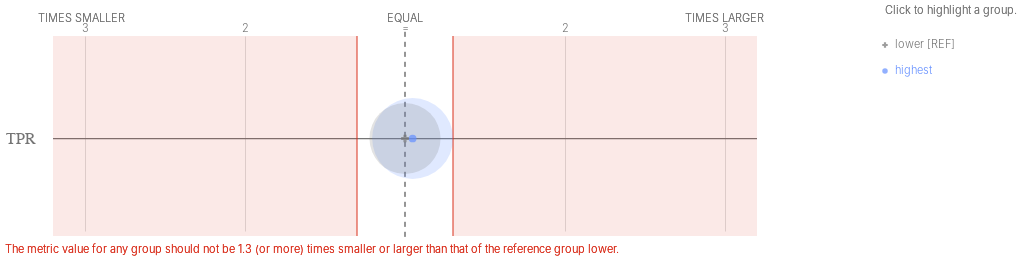

Here is the notebook cell this chart was saved with:
### Code cell
b = Bias()
bdf = b.get_disparity_predefined_groups(xtab, original_df=df, ref_groups_dict={'poverty_level':'lower', 'metro_type':'suburban_rural', 'teacher_sex':'male'})
metrics = ['tpr']
ap.disparities(bdf, metrics, 'poverty_level', fairness_threshold = 1.3)

### Figure 1 — Vega-Lite specification as saved in the notebook (floating-point values rounded to 4 significant figures)
{"config": {"view": {"continuousWidth": 400, "continuousHeight": 300, "strokeWidth": 0}, "axisLeft": {"labelColor": "rgb(117,117,117)", "labelFont": "Helvetica", "labelFontSize": 16}}, "layer": [{"data": {"name": "data-b3bcfd1decd67fb31f95ea5e1bcd9e64"}, "mark": {"type": "rule", "stroke": "rgb(117,117,117)", "strokeWidth": 1.25, "tooltip": ""}, "encoding": {"x": {"type": "quantitative", "field": "x", "scale": {"domain": [-2, 2], "range": [80.0, 720.0]}}, "x2": {"field": "x2"}, "y": {"type": "nominal", "axis": {"domain": false, "labelAngle": 0, "labelPadding": -30, "orient": "left", "ticks": false, "title": ""}, "field": "metric", "scale": {"domain": ["TPR"], "range": [30, 225.0]}}}}, {"data": {"name": "data-79dd248bdaa0ea02c535240e8ad022c8"}, "mark": {"type": "rule", "stroke": "rgb(117,117,117)", "strokeDash": [5, 5], "strokeWidth": 1}, "encoding": {"tooltip": {"value": "lower [REF]"}, "x": {"value": 400.0}, "y": {"value": 20.83}, "y2": {"value": 229.2}}}, {"data": {"name": "data-bf3bbf11504879c3d6556966f4853596"}, "mark": {"type": "text", "align": "center", "color": "rgb(117,117,117)", "font": "Helvetica", "fontSize": 11, "fontWeight": 300, "tooltip": ""}, "encoding": {"text": {"type": "nominal", "field": "label"}, "x": {"type": "quantitative", "field": "value", "scale": {"domain": [-2, 2], "range": [80.0, 720.0]}}, "y": {"value": 17.5}}}, {"layer": [{"mark": {"type": "text", "align": "right", "fill": "rgb(117,117,117)", "font": "Helvetica", "fontSize": 11, "fontWeight": 300, "tooltip": ""}, "encoding": {"text": {"value": "TIMES SMALLER"}, "x": {"value": 120.0}, "y": {"value": 7.5}}}, {"mark": {"type": "text", "align": "left", "fill": "rgb(117,117,117)", "font": "Helvetica", "fontSize": 11, "fontWeight": 300, "tooltip": ""}, "encoding": {"text": {"value": "TIMES LARGER"}, "x": {"value": 680.0}, "y": {"value": 7.5}}}, {"mark": {"type": "text", "align": "center", "fill": "rgb(117,117,117)", "font": "Helvetica", "fontSize": 11, "fontWeight": 300, "tooltip": ""}, "encoding": {"text": {"value": "EQUAL"}, "x": {"value": 400.0}, "y": {"value": 7.5}}}], "data": {"name": "data-79dd248bdaa0ea02c535240e8ad022c8"}}, {"layer": [{"mark": {"type": "rule", "opacity": 0.8, "stroke": "rgb(217, 46, 28)", "strokeWidth": 1.25, "tooltip": ""}, "encoding": {"x": {"type": "quantitative", "field": "min", "scale": {"domain": [-2, 2], "range": [80.0, 720.0]}}, "y": {"value": 25.0}, "y2": {"value": 225.0}}}, {"mark": {"type": "rule", "opacity": 0.8, "stroke": "rgb(217, 46, 28)", "strokeWidth": 1.25, "tooltip": ""}, "encoding": {"x": {"type": "quantitative", "field": "max", "scale": {"domain": [-2, 2], "range": [80.0, 720.0]}}, "y": {"value": 25.0}, "y2": {"value": 225.0}}}, {"layer": [{"mark": {"type": "rect", "fill": "rgb(217, 46, 28)", "opacity": 0.1, "tooltip": ""}, "encoding": {"x": {"type": "quantitative", "field": "min", "scale": {"domain": [-2, 2], "range": [80.0, 720.0]}}, "x2": {"field": "lower_end"}, "y": {"value": 25.0}, "y2": {"value": 225.0}}}, {"mark": {"type": "rect", "fill": "rgb(217, 46, 28)", "opacity": 0.1, "tooltip": ""}, "encoding": {"x": {"type": "quantitative", "field": "max", "scale": {"domain": [-2, 2], "range": [80.0, 720.0]}}, "x2": {"field": "upper_end"}, "y": {"value": 25.0}, "y2": {"value": 225.0}}}]}, {"data": {"name": "data-79dd248bdaa0ea02c535240e8ad022c8"}, "mark": {"type": "text", "align": "left", "baseline": "top", "fill": "rgb(217, 46, 28)", "font": "Helvetica", "fontSize": 11, "fontWeight": 300, "tooltip": ""}, "encoding": {"text": {"value": "The metric value for any group should not be 1.3 (or more) times smaller or larger than that of the reference group lower."}, "x": {"value": 0}, "y": {"value": 233.3}}}], "data": {"name": "data-b643063563633c31a45d634da5f365b2"}}, {"layer": [{"mark": "circle"}, {"data": {"name": "data-6a7d83d1d2268457f1a8ddffdb494fb0"}, "mark": {"type": "circle", "opacity": 0.2}, "encoding": {"color": {"condition": {"type": "nominal", "field": "attribute_value", "legend": null, "scale": {"domain": ["lower", "highest"], "range": ["rgb(117,117,117)", "rgb(100, 143, 255)", "rgb(254, 97, 0)", "rgb(220, 38, 127)", "rgb(255, 176, 0)", "rgb(120, 94, 240)"]}, "selection": "selector013"}, "value": "rgb(224,224,224)"}, "size": {"type": "quantitative", "field": "group_size", "legend": null, "scale": {"domain": [0, 11970.0], "range": [0, 7854.0]}}, "tooltip": [{"type": "nominal", "field": "attribute_value", "title": "Group"}, {"type": "nominal", "field": "tooltip_group_size", "title": "Group Size"}, {"type": "nominal", "field": "tooltip_disparity_explanation_tpr", "title": "Disparity"}, {"type": "quantitative", "field": "tpr", "format": ".2f", "title": "TPR"}], "x": {"type": "quantitative", "axis": {"domain": false, "labels": false, "ticks": false, "title": null, "values": [-2, -1, 1, 2]}, "field": "tpr_disparity_scaled", "scale": {"domain": [-2, 2], "range": [80.0, 720.0]}}, "y": {"type": "nominal", "axis": {"domain": false, "grid": false, "labels": false, "ticks": false, "title": " "}, "field": "metric_variable", "scale": {"domain": ["TPR"], "range": [30, 225.0]}}}, "selection": {"selector015": {"type": "multi", "empty": "all", "fields": ["attribute_value"]}}, "transform": [{"calculate": "'TPR'", "as": "metric_variable"}]}, {"layer": [{"mark": "point"}, {"data": {"name": "data-6a7d83d1d2268457f1a8ddffdb494fb0"}, "mark": {"type": "point", "filled": true, "size": 60}, "encoding": {"color": {"condition": {"type": "nominal", "field": "attribute_value", "legend": null, "scale": {"domain": ["lower", "highest"], "range": ["rgb(117,117,117)", "rgb(100, 143, 255)", "rgb(254, 97, 0)", "rgb(220, 38, 127)", "rgb(255, 176, 0)", "rgb(120, 94, 240)"]}, "selection": "selector013"}, "value": "rgb(224,224,224)"}, "shape": {"type": "nominal", "field": "attribute_value", "legend": null, "scale": {"domain": ["lower", "highest"], "range": ["cross", "circle"]}}, "tooltip": [{"type": "nominal", "field": "attribute_value", "title": "Group"}, {"type": "nominal", "field": "tooltip_group_size", "title": "Group Size"}, {"type": "nominal", "field": "tooltip_disparity_explanation_tpr", "title": "Disparity"}, {"type": "quantitative", "field": "tpr", "format": ".2f", "title": "TPR"}], "x": {"type": "quantitative", "axis": {"domain": false, "labels": false, "ticks": false, "title": null, "values": [-2, -1, 1, 2]}, "field": "tpr_disparity_scaled", "scale": {"domain": [-2, 2], "range": [80.0, 720.0]}}, "y": {"type": "nominal", "axis": {"domain": false, "grid": false, "labels": false, "ticks": false, "title": " "}, "field": "metric_variable", "scale": {"domain": ["TPR"], "range": [30, 225.0]}}}, "selection": {"selector014": {"type": "multi", "empty": "all", "fields": ["attribute_value"]}}, "transform": [{"calculate": "'TPR'", "as": "metric_variable"}]}]}]}, {"layer": [{"mark": {"type": "point", "filled": true, "tooltip": ""}, "encoding": {"color": {"condition": {"type": "nominal", "field": "attribute_value", "legend": null, "scale": {"domain": ["lower", "highest"], "range": ["rgb(117,117,117)", "rgb(100, 143, 255)", "rgb(254, 97, 0)", "rgb(220, 38, 127)", "rgb(255, 176, 0)", "rgb(120, 94, 240)"]}, "selection": "selector013"}, "value": "rgb(224,224,224)"}, "shape": {"type": "nominal", "field": "attribute_value", "legend": null, "scale": {"domain": ["lower", "highest"], "range": ["cross", "circle"]}}, "x": {"value": 880.0}, "y": {"type": "nominal", "axis": {"domain": false, "grid": false, "labels": false, "ticks": false, "title": " "}, "field": "attribute_value", "scale": {"domain": ["lower", "highest"], "range": [21, 73]}}}, "selection": {"selector013": {"type": "multi", "empty": "all", "fields": ["attribute_value"]}}}, {"mark": {"type": "text", "align": "left", "baseline": "middle", "font": "Helvetica", "fontSize": 11, "fontWeight": 300, "tooltip": ""}, "encoding": {"color": {"condition": {"type": "nominal", "field": "attribute_value", "legend": null, "scale": {"domain": ["lower", "highest"], "range": ["rgb(117,117,117)", "rgb(100, 143, 255)", "rgb(254, 97, 0)", "rgb(220, 38, 127)", "rgb(255, 176, 0)", "rgb(120, 94, 240)"]}, "selection": "selector013"}, "value": "rgb(224,224,224)"}, "text": {"type": "nominal", "field": "label"}, "x": {"value": 890.0}, "y": {"type": "nominal", "axis": {"domain": false, "grid": false, "labels": false, "ticks": false, "title": " "}, "field": "attribute_value", "scale": {"domain": ["lower", "highest"], "range": [21, 73]}}}, "selection": {"selector016": {"type": "multi", "empty": "all", "fields": ["attribute_value"]}}}, {"data": {"name": "data-79dd248bdaa0ea02c535240e8ad022c8"}, "mark": {"type": "text", "align": "left", "baseline": "middle", "color": "rgb(117,117,117)", "font": "Helvetica", "fontSize": 11, "fontWeight": 300, "tooltip": ""}, "encoding": {"text": {"value": "Click to highlight a group."}, "x": {"value": 880.0}, "y": {"value": 0}}}], "data": {"name": "data-a5ebce136adcce28635ff1807ca7d132"}}], "height": 250, "resolve": {"scale": {"size": "independent", "y": "independent"}}, "width": 800, "$schema": "https://vega.github.io/schema/vega-lite/v4.8.1.json", "datasets": {"data-b3bcfd1decd67fb31f95ea5e1bcd9e64": [{"metric": "TPR", "x": -2.2, "x2": 2.2}], "data-79dd248bdaa0ea02c535240e8ad022c8": [{"a": 1, "b": 0}, {"a": 1, "b": 0}], "data-bf3bbf11504879c3d6556966f4853596": [{"value": -2, "label": 3}, {"value": -1, "label": 2}, {"value": 0, "label": "="}, {"value": 1, "label": 2}, {"value": 2, "label": 3}], "data-b643063563633c31a45d634da5f365b2": [{"min": -0.3, "max": 0.3, "lower_end": -2.2, "upper_end": 2.2}], "data-6a7d83d1d2268457f1a8ddffdb494fb0": [{"attribute_name": "poverty_level", "attribute_value": "highest", "group_size": 9973, "total_entities": 17677, "tpr": 0.0964, "tpr_disparity": 1.048, "tpr_disparity_scaled": 0.04758, "tooltip_group_size": "9,973 (56.42%)", "tooltip_disparity_explanation_tpr": "1.05 times larger TPR than the reference group"}, {"attribute_name": "poverty_level", "attribute_value": "lower", "group_size": 7704, "total_entities": 17677, "tpr": 0.09202, "tpr_disparity": 1.0, "tpr_disparity_scaled": 0.0, "tooltip_group_size": "7,704 (43.58%)", "tooltip_disparity_explanation_tpr": "Reference group"}], "data-a5ebce136adcce28635ff1807ca7d132": [{"attribute_value": "lower", "label": "lower [REF]"}, {"attribute_value": "highest", "label": "highest"}]}}
